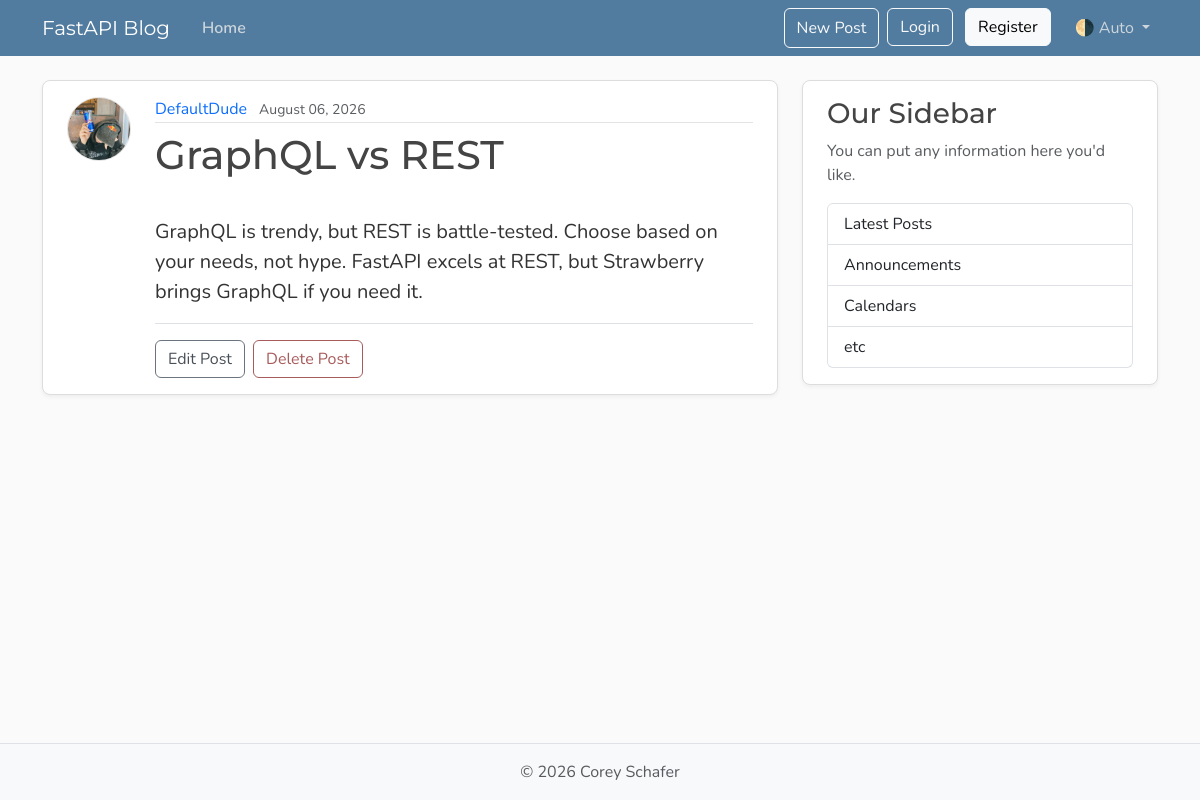
Page /posts/3 on the committed database.
### models.py (models this page shows, shortened)
class User(Base):
    __tablename__ = "users"
    id: Mapped[int] = mapped_column(Integer, primary_key=True, index=True)
    username: Mapped[str] = mapped_column(String(50), unique=True, nullable=False)
    email: Mapped[str] = mapped_column(String(120), unique=True, nullable=False)
    password_hash: Mapped[str] = mapped_column(String(200), nullable=False)   # ← НОВОЕ
    image_file: Mapped[str | None] = mapped_column(
        String(200),
        nullable=True,
        default=None,
    )
    posts: Mapped[list[Post]] = relationship(back_populates="author")

class Post(Base):
    __tablename__ = "posts"
    id: Mapped[int] = mapped_column(Integer, primary_key=True, index=True)
    title: Mapped[str] = mapped_column(String(100), nullable=False)
    content: Mapped[str] = mapped_column(Text, nullable=False)
    user_id: Mapped[int] = mapped_column(
        ForeignKey("users.id"),
        nullable=False,
        index=True,
    )
    date_posted: Mapped[datetime] = mapped_column(
        DateTime(timezone=True),
        default=lambda: datetime.now(UTC),
    )
    author: Mapped[User] = relationship(back_populates="posts")

### main.py (the view)
@app.get(
    "/posts/{post_id}",
    include_in_schema=False,
    name="post_page",
)
async def post_page(
    request: Request,
    post_id: int,
    db: Annotated[AsyncSession, Depends(get_db)],
):
    result = await db.execute(
        select(models.Post)
        .options(selectinload(models.Post.author))
        .where(models.Post.id == post_id)
    )
    post = result.scalars().first()
    if not post:
        raise HTTPException(
            status_code=status.HTTP_404_NOT_FOUND,
            detail="Post not found",
        )
    title = post.title[:50]
    return templates.TemplateResponse(
        request,
        "post.html",
        {
            "post": post,
            "title": title,
        },
    )

### templates/post.html (shortened to what this page needs)
{% extends "layout.html" %}
{% block content %}
<article class="content-section py-3 px-4">
    <div class="d-flex align-items-start gap-4">
        <img class="rounded-circle article-img flex-shrink-0" src="/static/profile_pics/default.jpg"
            alt="{{ post.author.username }}'s profile picture" width="64" height="64">
        <div class="flex-grow-1">
            <div class="article-metadata mb-2">
                <a class="me-2" href="#">{{ post.author.username }}</a>
                <small class="text-body-secondary">
                    {{ post.date_posted.strftime("%B %d, %Y") }}
                </small>
            </div>
            <h1 class="article-title">
                {{ post.title }}
            </h1>
            <p class="article-content">
                {{ post.content }}
            </p>
            <div id="postActions" class="post-actions mt-3 pt-3 border-top">
                <button type="button" class="btn btn-outline-secondary me-1" data-bs-toggle="modal"
                    data-bs-target="#editModal">Edit Post</button>
                <button type="button" class="btn btn-outline-danger" data-bs-toggle="modal"
                    data-bs-target="#deleteModal">Delete Post</button>
            </div>
        </div>
    </div>
</article>
{% endblock content %}

### static/css/main.css (style rules this page uses)
:root { --font-heading: "Montserrat", system-ui, -apple-system, BlinkMacSystemFont, sans-serif; --font-body: "Nunito", system-ui, -apple-system, BlinkMacSystemFont, sans-serif; --color-bg-body: #fafafa; --color-bg-content: #ffffff; --color-text-primary: #333333; --color-text-heading: #444444; --color-steel: #527c9f; --color-nav-link: #cbd5db; --color-nav-link-hover: #ffffff; --color-link-hover: #428bca; --color-border: #dddddd; --color-border-light: #e3e3e3; --spacing-xl: 5rem; --article-img-size: 4rem; --account-img-size: 7.813rem; }
body { font-family: var(--font-body); background: var(--color-bg-body); color: var(--color-text-primary); }
h1, h2, h3, h4, h5, h6 { font-family: var(--font-heading); color: var(--color-text-heading); }
a { text-decoration: none; }
.content-section { background: var(--color-bg-content); border: 1px solid var(--color-border); border-radius: 0.5rem; box-shadow: 0 2px 4px rgba(15, 23, 42, 0.05); transition: box-shadow 0.15s ease, transform 0.15s ease, border-color 0.15s ease; }
.article-title { color: var(--color-text-heading); transition: color 0.2s ease-in-out; }
.article-content { white-space: pre-line; font-size: 1.25rem; }
.article-img { height: var(--article-img-size); width: var(--article-img-size); flex-shrink: 0; object-fit: cover; border: 1px solid var(--color-border-light); box-shadow: 0 0 0 2px var(--color-bg-content); }
.article-metadata { padding-bottom: 0.063rem; border-bottom: 1px solid var(--color-border-light); }
.article-metadata a { transition: color 0.2s ease-in-out; }
.btn-outline-secondary { --bs-btn-color: #495057; --bs-btn-border-color: #6c757d; --bs-btn-hover-color: #fff; --bs-btn-hover-bg: #5a6268; --bs-btn-hover-border-color: #545b62; --bs-btn-active-color: #fff; --bs-btn-active-bg: #545b62; --bs-btn-active-border-color: #4e555b; }
.btn-outline-danger { --bs-btn-color: #a85b5b; --bs-btn-border-color: #a85b5b; --bs-btn-hover-color: #fff; --bs-btn-hover-bg: #924e4e; --bs-btn-hover-border-color: #874848; --bs-btn-active-color: #fff; --bs-btn-active-bg: #874848; --bs-btn-active-border-color: #7c4242; }

### rows in the picture
User: author.username "DefaultDude"
Post: date_posted "August 06, 2026", title "GraphQL vs REST", content "GraphQL is trendy, but REST is battle-tested. Choose based on your needs, not hype. FastAPI excels at REST, but Strawberry brings GraphQL if you need it."
